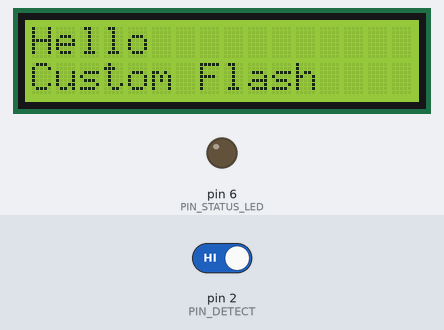
Recording of a sketch running on a simulated Arduino Uno, built with avr-gcc and run on an emulated ATmega328P. Parts: 16×2 character LCD, output pins drawn as LEDs (lit = HIGH). The inputs (shaded band) are chosen by the test bench; at power-on: pin 2 (PIN_DETECT) HIGH.

Above: at 1.2 s.
1.3 s: pin 2 (PIN_DETECT) driven LOW
At 2.3 s:
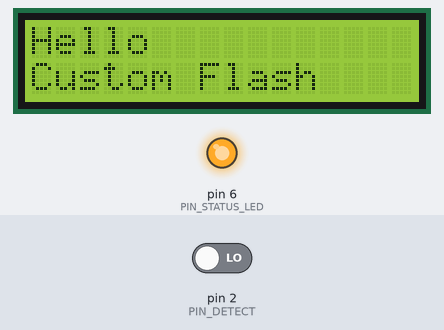
2.8 s: pin 2 (PIN_DETECT) driven HIGH
At 3.5 s:
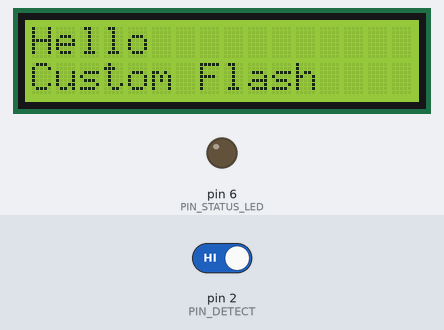
Timing chart, 0 to 5.8 s (numbered marks = the images above; inputs shaded):
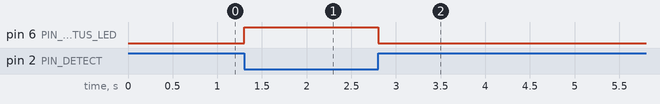

Measured:
- after the input at 1.3 s, pin 6 (PIN_STATUS_LED): LOW → HIGH at once
- after the input at 2.8 s, pin 6 (PIN_STATUS_LED): HIGH → LOW at once

The sketch:

beamBreak38a.ino
```cpp
#include <LiquidCrystal.h>
#include <IRremote.h>


const int rs = 12, en = 11, d4 = 10, d5 = 9, d6 = 8, d7 = 7;
LiquidCrystal lcd(rs, en, d4, d5, d6, d7);

#define PIN_IR 3
#define PIN_DETECT 2
#define PIN_STATUS_LED 6


#define irLED 5

IRsend irsend;
void setup()
{

  lcd.begin(16, 2);
  lcd.print("Hello");
  lcd.setCursor(0,1);
  lcd.print("Custom Flash");


  pinMode(PIN_DETECT, INPUT);
  pinMode(PIN_STATUS_LED, OUTPUT);
  irsend.enableIROut(38);
  irsend.mark(0);
}

void loop() {
  irsend.space(0);
  delay(1);
  irsend.mark(0);
  digitalWrite(PIN_STATUS_LED, !digitalRead(PIN_DETECT));
  delay(1);
}

void flash(){
  for(int i=0; i<16; i++)
  {
    digitalWrite(irLED, HIGH);
    delayMicroseconds(11);
    digitalWrite(irLED, LOW);
    delayMicroseconds(11);
  }
  delayMicroseconds(7330);

  for(int i=0; i<16; i++)
  {
    digitalWrite(irLED, HIGH);
    delayMicroseconds(11);
    digitalWrite(irLED, LOW);
    delayMicroseconds(11);
  }
}
```
